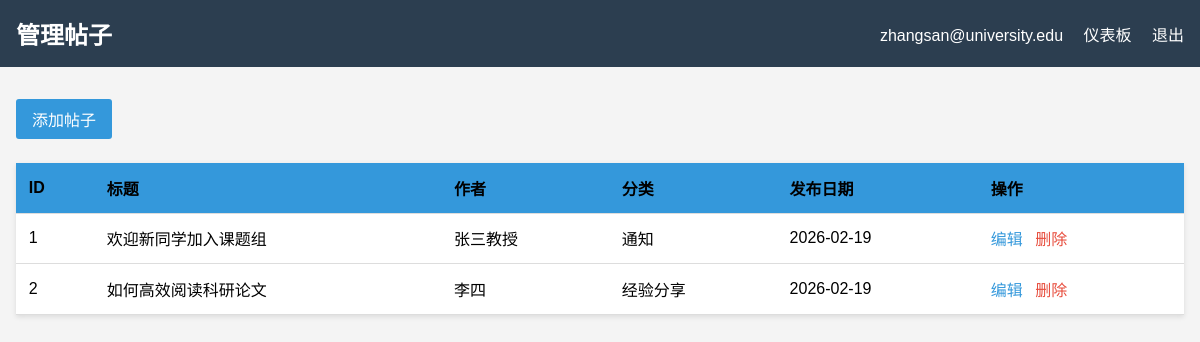
/admin/posts (signed in), run on an earlier commit of the app's database.
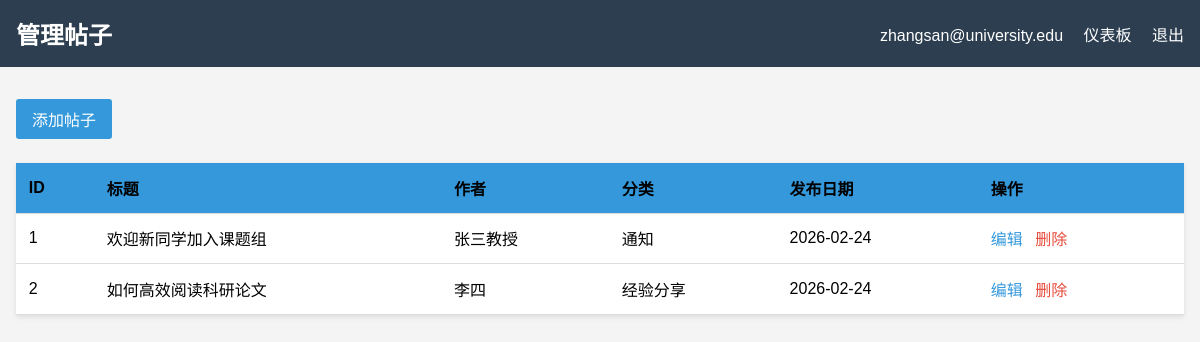
And on a later commit of the database.
### app.py (models this page shows)
class Post(db.Model):
    id = db.Column(db.Integer, primary_key=True)
    title = db.Column(db.String(200), nullable=False)
    content = db.Column(db.Text, nullable=False)
    author = db.Column(db.String(100), nullable=False)
    post_date = db.Column(db.DateTime, default=datetime.utcnow)
    category = db.Column(db.String(50))

### app.py (the view)
@app.route('/admin/posts')
@login_required
def admin_posts():
    posts = Post.query.all()
    return render_template('admin/posts.html', posts=posts)

### app.py (called while the page is built)
def login_required(f):
    @wraps(f)
    def decorated_function(*args, **kwargs):
        if not session.get('logged_in'):
            flash('请先登录', 'warning')
            return redirect(url_for('login', next=request.url))
        return f(*args, **kwargs)
    return decorated_function

### templates/admin/posts.html (shortened to what this page needs)
<!DOCTYPE html>
<html lang="zh-CN">
<head>
</head>
<body>
    <header class="admin-header">
        <h1>管理帖子</h1>
        <div>
            <span>{{ session.username }}</span>
            <a href="{{ url_for('admin_dashboard') }}">仪表板</a>
            <a href="{{ url_for('logout') }}">退出</a>
        </div>
    </header>
    <div class="admin-container">
        <div class="toolbar">
            <a href="{{ url_for('admin_post_add') }}" class="btn">添加帖子</a>
        </div>
        <table>
            <thead>
                <tr class="table_title">
                    <th >ID</th>
                    <th>标题</th>
                    <th>作者</th>
                    <th>分类</th>
                    <th>发布日期</th>
                    <th>操作</th>
                </tr>
            </thead>
            <tbody>
                {% for post in posts %}
                <tr>
                    <td>{{ post.id }}</td>
                    <td>{{ post.title }}</td>
                    <td>{{ post.author }}</td>
                    <td>{{ post.category }}</td>
                    <td>{{ post.post_date.strftime('%Y-%m-%d') }}</td>
                    <td class="actions">
                        <a href="{{ url_for('admin_post_edit', id=post.id) }}">编辑</a>
                        <a href="{{ url_for('admin_post_delete', id=post.id) }}" class="delete" onclick="return confirm('确定删除吗？')">删除</a>
                    </td>
                </tr>
                {% endfor %}
            </tbody>
        </table>
    </div>
</body>
</html>

What changed in the data, as far as the page shows it:
changed Post "欢迎新同学加入课题组": post_date "2026-02-19" → "2026-02-24"
changed Post "如何高效阅读科研论文": post_date "2026-02-19" → "2026-02-24"
